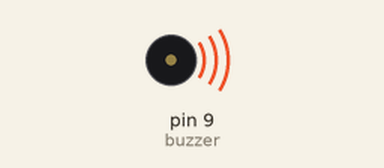
This sketch was run on a simulated Arduino Uno, built with avr-gcc and run on an emulated ATmega328P. On the bench: buzzer (waves = sounding).

Above: at 0.5 s.
Timing chart, 0 to 5.1 s (numbered marks = the images above):
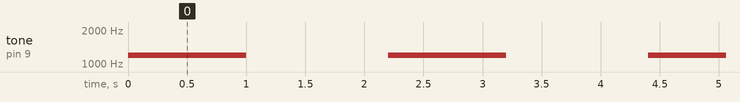

Measured:
- by itself, tone on pin 9 (buzzer): alternates 1200 Hz for 1.0 s and silent for 1.2 s

The sketch:

BUZZER.ino
```cpp
const int buzzer = 9;
void setup() {
  pinMode(buzzer, OUTPUT);
}
void loop() {
  tone(buzzer, 1200);
  delay(1000);
  noTone(buzzer);
  delay(1200);
  // put your main code here, to run repeatedly:

}
```
